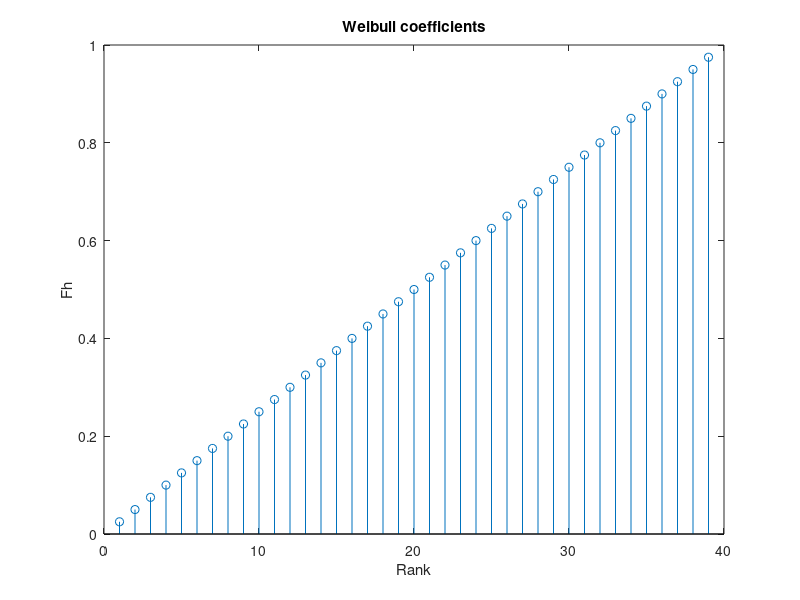
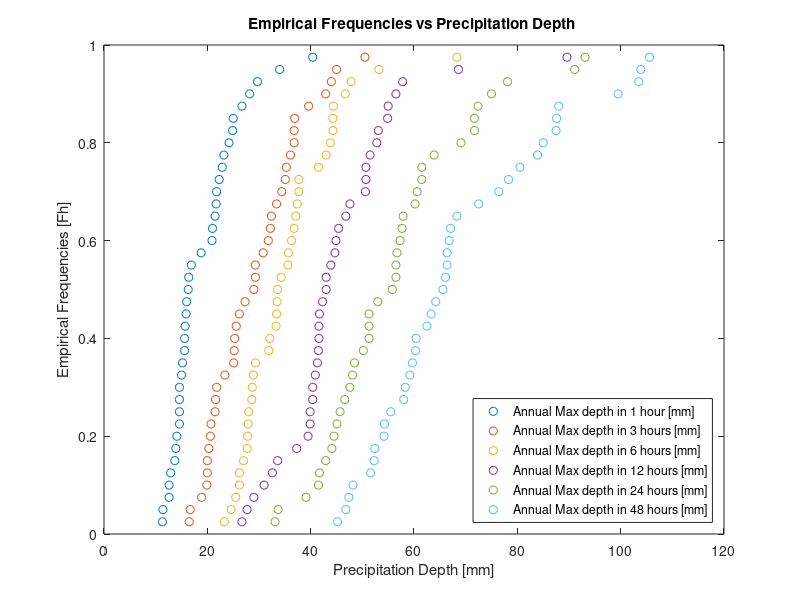
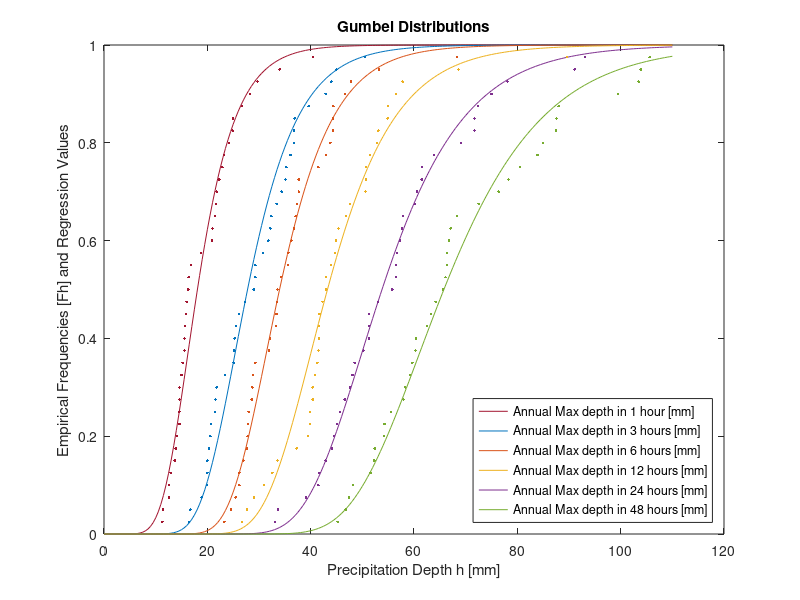
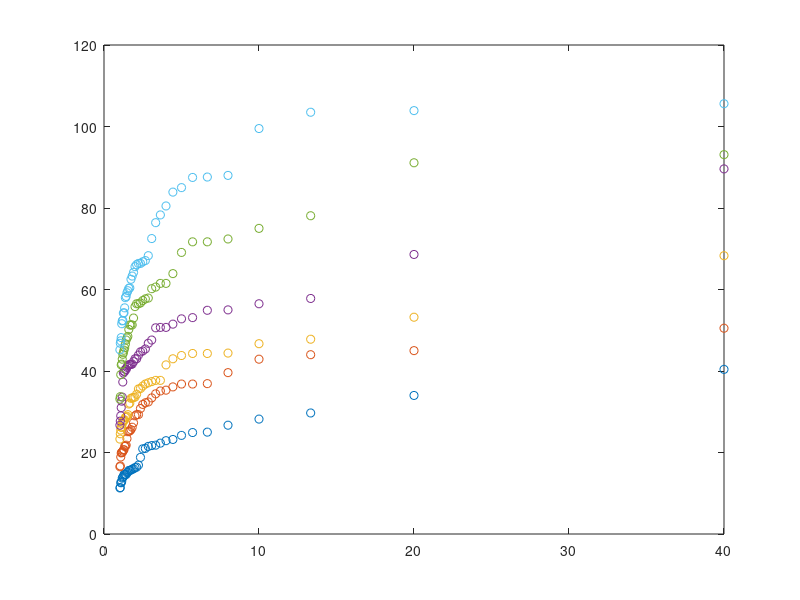

Reproduce these figures in MATLAB, in order.
% -------------------------------------------------------------------------
% Course: Hydrology for Engineers
% Assignment 1
% Part 2: Fit a Gumbel distribution and calculate critical rainfall depths
% -------------------------------------------------------------------------

clear variables %clear the workspace variables
close all %close alla figures
clc %clear the command window

% -------------------------------------------------------------------------
% # 1: Compute the Weibull plotting position
% -------------------------------------------------------------------------
%% (1) Computing Fh nd YF
% import the data from Part1 using the function load
load assignment1_output_part1.mat

% sorting data columns by amplitude
sortedAnnualMax = sort(AnnualMax,1, 'ascend');
sortedAnnualMax;

%% Computing Weibull coefficients 

% initializing empty vector
Fh = zeros([size(sortedAnnualMax, 1),1]);

% computing frequency : Fh = i/(N+1)
sz = size(Fh,1);
for c = 1:sz
    Fh(c) = c/ (sz + 1);
end
Fh;

%% Plotting Weibull coefficients 
figure(21)
stem(Fh)
title('Weibull coefficients')
xlabel('Rank') 
ylabel('Fh') 

%% computing reduced variable YF

YF = -log(-log(Fh));

% Plot of Fh vs h
% for first column
figure(22)
plot(sortedAnnualMax(), Fh, 'o');
title('Empirical Frequencies vs Precipitation Depth ')
xlabel('Precipitation Depth [mm]') 
ylabel('Empirical Frequencies [Fh]')
legend({'Annual Max depth in 1 hour [mm]','Annual Max depth in 3 hours [mm]', ...
      'Annual Max depth in 6 hours [mm]','Annual Max depth in 12 hours [mm]', ...
      'Annual Max depth in 24 hours [mm]','Annual Max depth in 48 hours [mm]',}, ...
      'Location','southeast')

%% (2) Fitting Gumbel curve
% method of moments
% calculating means and standard deviation for each duration 
std_vect = std(AnnualMax);
mean_vect = mean (AnnualMax);

%defining variables 
GumbelParMoments = zeros(2,6);
m = length(std_vect);

for k = 1:m
    alpha = pi/(std_vect(k)*sqrt(6));
    mu = mean_vect(k)-0.5772/alpha;

    GumbelParMoments(1,k) = alpha;
    GumbelParMoments(2,k) = mu;
end 
GumbelParMoments;
%%
% Gumbel method
GumbelPar = zeros(2,6);
m = length(std_vect);

mu_YF = mean(YF);
sigma_YF = std(YF);

% Defining paramaters 
for k = 1:m
    alphaG = sigma_YF/std_vect(k);
    muG = mean_vect(k)-(mu_YF/sigma_YF)*std_vect(k);
    
    GumbelPar(1,k) = alphaG;
    GumbelPar(2,k) = muG;
end
GumbelPar;

%% (3)Compute analytical Gumbel distributions

n = 0:0.5:110;%TO-DO : revoir si on veut pas partir à 1 plutôt...?
m = length(n);
GumbelCompute = zeros(m,6);
GumbelComputeMoments = zeros(m,6);

for k = 1:m
    for l = 1:6
       GumbelCompute(k,l) = exp(-exp(-GumbelPar(1,l)*(n(k)-GumbelPar(2,l))));
       GumbelComputeMoments(k,l) = exp(-exp(-GumbelParMoments(1,l)*(n(k)-GumbelParMoments(2,l))));
    end 
end 


%% (4) Plot 

%Going to set different call to "plot" to set the color right for each
%curve

figure(23)
plot(n, GumbelComputeMoments(:,1),"color",[0.6350 0.0780 0.1840])
hold on
plot(n, GumbelComputeMoments(:,2),"color",[0 0.4470 0.7410])
hold on
plot(n, GumbelComputeMoments(:,3),"color",[0.8500 0.3250 0.0980])
hold on
plot(n, GumbelComputeMoments(:,4),"color", [0.9290 0.6940 0.1250])
hold on 
plot(n, GumbelComputeMoments(:,5),"color",[0.4940 0.1840 0.5560])
hold on 
plot(n, GumbelComputeMoments(:,6),"Color",[0.4660 0.6740 0.1880])
title('Gumbel Distributions')
xlabel('Precipitation Depth h [mm]') 
ylabel('Empirical Frequencies [Fh] and Regression Values')
legend({'Annual Max depth in 1 hour [mm]','Annual Max depth in 3 hours [mm]', ...
        'Annual Max depth in 6 hours [mm]','Annual Max depth in 12 hours [mm]', ...
        'Annual Max depth in 24 hours [mm]','Annual Max depth in 48 hours [mm]',}, ...
        'Location','southeast')

hold on 
plot(sortedAnnualMax(), Fh, '.');
legend({'Annual Max depth in 1 hour [mm]','Annual Max depth in 3 hours [mm]', ...
        'Annual Max depth in 6 hours [mm]','Annual Max depth in 12 hours [mm]', ...
        'Annual Max depth in 24 hours [mm]','Annual Max depth in 48 hours [mm]',}, ...
        'Location','southeast')
% TO-DO : set the same colors to both plot elements 1 to 1 (regressions and
% points) i.e. the points corresponding to a regression curve should have
% the same color


%% (5) Th and h

%computing return period
q = length(Fh);
Weibull_T = zeros(q,1);

for k = 1:q
    Weibull_T(k) = 1/(1-Fh(k));
end 
Weibull_T;


% inverting Gumbel distribution 
T = zeros(221,6);
h = zeros(221,1);
for k = 1:221
    for l = 1:6
        T(k,l) = 1/(1-GumbelCompute(k,l));
        h(k,l) = muG - (1/alphaG)*log(-log(1-1/T(k,l)));
    end 
end 





figure(24)
n = 1:39;
m = 0:0.5:110;
plot(Weibull_T, sortedAnnualMax(),'o')

figure(25)
plot(T,h)

h







